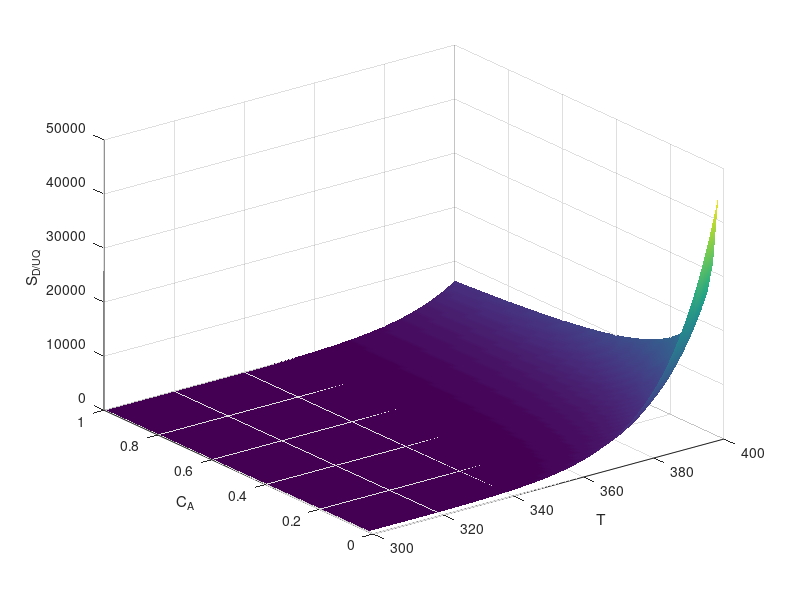
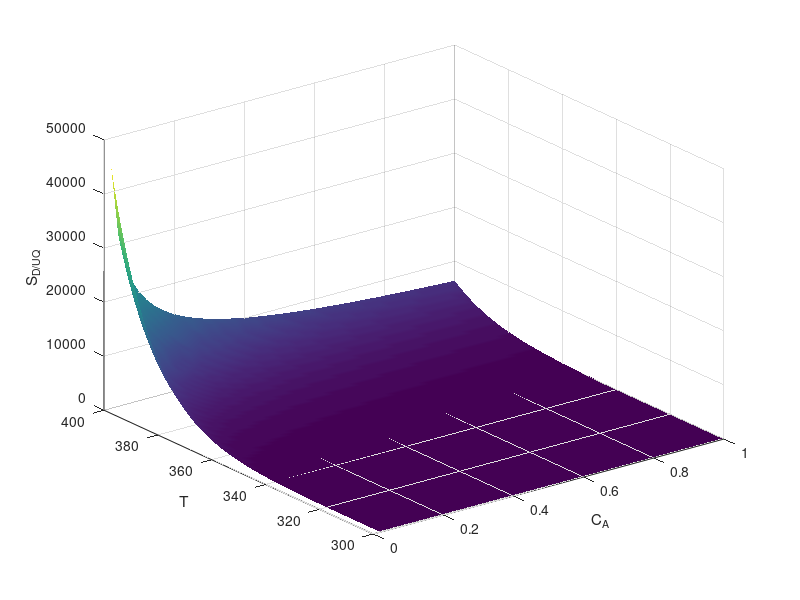

MATLAB code to generate these figures, in order:
clear
clc

nCa = 50;
nT = 100;
Ca = linspace(0,1,nCa);
T = linspace(300,400,nT);

for i = 1:nCa
    for j = 1:nT
        rd = (0.0012*exp(36000*(1/300-1/T(j))))*Ca(i);
        ru = (0.0018*exp(25000*(1/300-1/T(j))))*Ca(i)^1.5;
        rq = (0.00452*exp(5000*(1/300-1/T(j))))*Ca(i)^0.5;
        Sd_uq(i,j) = rd/(ru+rq);
    end
end

figure
surf(T,Ca,Sd_uq,'FaceColor','interp','EdgeColor','none','FaceLighting','phong')
xlabel('T');
ylabel('C_A');
zlabel('S_D_/_U_Q');

figure
surf(Ca,T,Sd_uq','FaceColor','interp','EdgeColor','none','FaceLighting','phong')
ylabel('T');
xlabel('C_A');
zlabel('S_D_/_U_Q');
